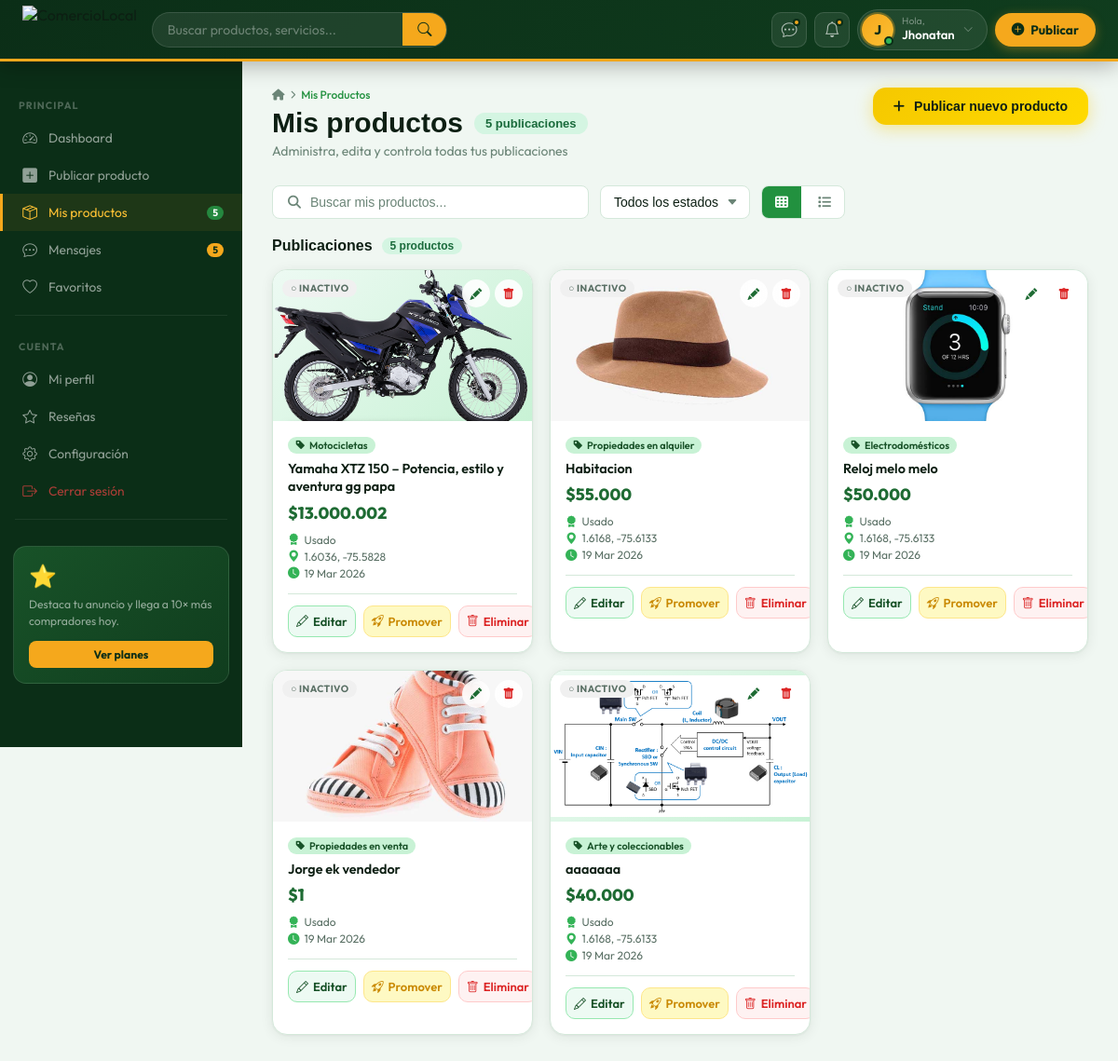
The app's page /src/app/misProductos.php (signed in) with its own data.
### tables this page shows
CREATE TABLE `products` (
  `id` int NOT NULL AUTO_INCREMENT,
  `title` varchar(150) DEFAULT NULL,
  `price` decimal(10,2) DEFAULT NULL,
  `description` text,
  `category_id` int DEFAULT NULL,
  `status` enum('disponible','vendido') DEFAULT NULL,
  `longitude` decimal(11,7) DEFAULT NULL,
  `latitude` decimal(10,7) DEFAULT NULL,
  `condition_type` enum('nuevo','usado','reacondicionado') NOT NULL,
  `user_id` int DEFAULT NULL,
  `created_at` timestamp NULL DEFAULT CURRENT_TIMESTAMP,
  `admin_status` enum('active','inactive','deleted') NOT NULL DEFAULT 'active',
  `updated_at` timestamp NULL DEFAULT NULL ON UPDATE CURRENT_TIMESTAMP,
  `promo_priority` tinyint unsigned NOT NULL DEFAULT '0' COMMENT '0=normal 1=basic 2=recommended 3=premium',
  PRIMARY KEY (`id`),
  KEY `category_id` (`category_id`),
  KEY `fk_user` (`user_id`),
  KEY `idx_admin_status` (`admin_status`,`status`),
  KEY `idx_created` (`created_at`),
  CONSTRAINT `fk_user` FOREIGN KEY (`user_id`) REFERENCES `users` (`id`) ON DELETE CASCADE,
  CONSTRAINT `products_ibfk_1` FOREIGN KEY (`category_id`) REFERENCES `categories` (`id`)
);

CREATE TABLE `product_images` (
  `id` int NOT NULL AUTO_INCREMENT,
  `product_id` int NOT NULL,
  `image_url` varchar(255) NOT NULL,
  PRIMARY KEY (`id`),
  KEY `product_id` (`product_id`),
  CONSTRAINT `product_images_ibfk_1` FOREIGN KEY (`product_id`) REFERENCES `products` (`id`) ON DELETE CASCADE
);

CREATE TABLE `categories` (
  `id` int NOT NULL AUTO_INCREMENT,
  `name` varchar(100) NOT NULL,
  PRIMARY KEY (`id`)
);

### src/app/misProductos.php (the view, shortened to what this page needs)
<?php
require_once(__DIR__ . '/../config/conexion.php');
$user = $_SESSION['user'];
$user_id = $user['id'];
$totalProducts = 0;
$sql_count = "SELECT COUNT(*) as total FROM products WHERE user_id = '$user_id'";
$rc = mysqli_query($conn, $sql_count);
if ($rc)
  $totalProducts = mysqli_fetch_assoc($rc)['total'];
?>
<!DOCTYPE html>
<html lang="es">
<head>
<link rel="stylesheet" href="https://cdnjs.cloudflare.com/ajax/libs/font-awesome/6.5.0/css/all.min.css">
<link rel="stylesheet" href="https://cdn.jsdelivr.net/npm/bootstrap-icons@1.11.3/font/bootstrap-icons.css">
<link rel="stylesheet" href="../style/misProductos.css">
<link rel="stylesheet" href="../style/dashborad.css">
</head>
<body>
<?php $basePath = '../';
include __DIR__ . '/../components/header.php'; ?>
<div class="page-shell">
        <aside class="sidebar">
            <div class="sb-section-label">Principal</div>
            <a class="sb-link" href="./dashboard.php"><i class="bi bi-speedometer2"></i> Dashboard</a>
            <a class="sb-link" href="./crear.php"><i class="bi bi-plus-square-fill"></i> Publicar producto</a>
            <a class="sb-link active" href="./misProductos.php">
                <i class="bi bi-box-seam"></i> Mis productos
                <span class="sb-badge"><?php echo $totalProducts; ?></span>
            </a>
            <a class="sb-link" href="./chat.php">
                <i class="bi bi-chat-dots"></i> Mensajes
                <span class="sb-badge yellow">5</span>
            </a>
            <a class="sb-link" href="#"><i class="bi bi-heart"></i> Favoritos</a>
            <div class="sb-divider"></div>
            <div class="sb-section-label">Cuenta</div>
            <a class="sb-link" href="./perfil.php"><i class="bi bi-person-circle"></i> Mi perfil</a>
            <a class="sb-link" href="#"><i class="bi bi-star"></i> Reseñas</a>
            <a class="sb-link" href="#"><i class="bi bi-gear"></i> Configuración</a>
            <a class="sb-link" href="../controller/logout.php" style="color:rgba(239,68,68,.7);">
                <i class="bi bi-box-arrow-right"></i> Cerrar sesión
            </a>
            <div class="sb-divider"></div>
            <div class="sb-promo">
                <div class="sb-promo-icon">⭐</div>
                <p>Destaca tu anuncio y llega a 10× más compradores hoy.</p>
                <a href="#">Ver planes</a>
            </div>
        </aside>
  <main class="main-content">
    <div class="page-header">
      <div class="page-title-group">
        <div class="page-breadcrumb">
          <i class="fas fa-home"></i>
          <i class="fas fa-chevron-right" style="font-size:9px"></i>
          <span>Mis Productos</span>
        </div>
        <h1 class="page-title">
          Mis productos
          <span class="page-title-badge"><?php echo $totalProducts; ?> publicaciones</span>
        </h1>
        <p class="page-subtitle">Administra, edita y controla todas tus publicaciones</p>
      </div>
      <a class="publish-btn publish-btn-alt" href="./crear.php" onclick="if(window.parent!==window){event.preventDefault();window.parent.document.querySelector('[data-tab=crear]')?.click();}">
        <i class="fas fa-plus"></i>
        Publicar nuevo producto
      </a>
    </div>
    <div class="controls-bar">
      <div class="search-box">
        <i class="fas fa-search"></i>
        <input type="text" placeholder="Buscar mis productos..." id="searchInput" oninput="filterProducts()">
      </div>
      <select class="filter-select" id="statusFilter" onchange="filterProducts()">
        <option value="all">Todos los estados</option>
      </select>
      <div class="view-toggle">
        <button class="view-btn active" onclick="setView('grid',this)" title="Cuadrícula"><i class="fas fa-th"></i></button>
        <button class="view-btn" onclick="setView('list',this)" title="Lista"><i class="fas fa-list"></i></button>
      </div>
    </div>
    <div class="section-header">
      <div class="section-title">
        Publicaciones
        <span class="section-count" id="productCount"><?php echo $totalProducts; ?> productos</span>
      </div>
    </div>
    <div class="products-grid" id="productsGrid">
      <?php
$sql = "SELECT p.*, c.name as category_name
              FROM products p
              LEFT JOIN categories c ON p.category_id = c.id
              WHERE p.user_id = '$user_id'
              ORDER BY p.id DESC";
$result = mysqli_query($conn, $sql);
if (mysqli_num_rows($result) === 0): ?>
        <div class="empty-state" style="grid-column:1/-1;display:flex;">
          <div class="empty-illustration">📦</div>
          <div class="empty-title">No tienes productos aún</div>
          <div class="empty-sub">¡Empieza a vender hoy! Publica tu primer producto y llega a miles de compradores locales.</div>
          <a class="publish-btn" style="margin:0 auto" href="./crear.php" onclick="if(window.parent!==window){event.preventDefault();window.parent.document.querySelector('[data-tab=crear]')?.click();}">
            <i class="fas fa-plus"></i> Publicar primer producto
          </a>
        </div>
      <?php
else: ?>
        <?php $card_i = 0;
  while ($row = mysqli_fetch_assoc($result)):
    $card_i++; ?>
          <div class="product-card" style="animation-delay:<?php echo $card_i * 0.07; ?>s;">
            <a href="./actions/detalleProducto.php?id=<?php echo $row['id']; ?>" target="_top">
              <div class="pc-img-slot">
                <?php
    $pid = $row['id'];
    $img_q = "SELECT * FROM product_images WHERE product_id = '$pid' LIMIT 1";
    $img_r = mysqli_query($conn, $img_q);
    $img_row = mysqli_fetch_assoc($img_r);
    if ($img_row): ?>
                  <img src="./productos/uploads/<?php echo htmlspecialchars($img_row['image_url']); ?>" alt="">
                <?php
    else: ?>
                  <i class="bi bi-box-seam"></i>
                <?php
    endif; ?>
                <div class="pc-status-badge <?php echo($row['status'] == 1) ? 'status-active' : 'status-inactive'; ?>">
                  <?php echo($row['status'] == 1) ? '● Activo' : '○ Inactivo'; ?>
                </div>
                <div class="pc-actions-top">
                  <a href="./edit_product.php?id=<?php echo $row['id']; ?>" class="pc-action-btn edit" title="Editar" target="_top">
                    <i class="bi bi-pencil-fill"></i>
                  </a>
                  <a href="./delete_product.php?id=<?php echo $row['id']; ?>" class="pc-action-btn del" title="Eliminar"
                    onclick="return confirm('¿Eliminar este producto?')" target="_top">
                    <i class="bi bi-trash-fill"></i>
                  </a>
                </div>
              </div>
              <div class="pc-body">
                <?php if (!empty($row['category_name'])): ?>
                  <div class="pc-category"><i class="bi bi-tag-fill"></i><?php echo htmlspecialchars($row['category_name']); ?></div>
                <?php
    endif; ?>
                <div class="pc-title"><?php echo htmlspecialchars($row['title']); ?></div>
                <div class="pc-price">$<?php echo number_format($row['price'], 0, ',', '.'); ?></div>
                <div class="pc-meta">
                  <?php if (!empty($row['condition_type'])): ?>
                    <div class="pc-meta-row">
                      <i class="bi bi-award-fill"></i>
                      <?php echo $row['condition_type'] === 'new' ? 'Nuevo' : 'Usado'; ?>
                    </div>
                  <?php
    endif; ?>
                  <?php if (!empty($row['latitude']) && !empty($row['longitude'])): ?>
                    <div class="pc-meta-row">
                      <i class="bi bi-geo-alt-fill"></i>
                      <?php echo round($row['latitude'], 4); ?>, <?php echo round($row['longitude'], 4); ?>
                    </div>
                  <?php
    endif; ?>
                  <div class="pc-meta-row">
                    <i class="bi bi-clock-fill"></i>
                    <?php echo !empty($row['created_at']) ? date('d M Y', strtotime($row['created_at'])) : 'Publicado'; ?>
                  </div>
                </div>
                <div class="pc-footer">
                  <a href="./edit_product.php?id=<?php echo $row['id']; ?>" class="pc-btn pc-btn-edit" target="_top">
                    <i class="bi bi-pencil"></i> Editar
                  </a>
                  <a href="./promociones.php?product_id=<?php echo $row['id']; ?>" class="pc-btn"
                    style="background:#fef9c3;color:#ca8a04;border:1.5px solid #fde68a;" target="_top">
                    <i class="bi bi-rocket-takeoff"></i> Promover
                  </a>
                  <a href="./delete_product.php?id=<?php echo $row['id']; ?>" class="pc-btn pc-btn-del"
                    onclick="return confirm('¿Seguro que deseas eliminar este producto?')" target="_top">
                    <i class="bi bi-trash"></i> Eliminar
                  </a>
                </div>
              </div>
            </a>
          </div>
        <?php
  endwhile; ?>
      <?php
endif; ?>
    </div>
  </main>
</div>
</body>
</html>

### src/style/header.css (style rules this page uses)
:root { --header-bg: #0b2e17; --header-bg2: #103d1e; --header-accent: #f5a81c; --header-accent-hover: #fcc034; --header-text: #fff; --header-text-soft: rgba(255, 255, 255, 0.55); --header-border: rgba(255, 255, 255, 0.12); --header-glass: rgba(255, 255, 255, 0.08); --header-glass-hover: rgba(255, 255, 255, 0.16); --header-h: 66px; }

### records on screen
products: product_images.image_url (picture), status "○ INACTIVO", category.name "Motocicletas", title "Yamaha XTZ 150 – Potencia, estilo y aventura gg papa", price "13.000.002", condition_type "nuevo" (drawn), latitude "1.6036", longitude "-75.5828", created_at "19 Mar 2026"
products: product_images.image_url (picture), status "○ INACTIVO", category.name "Propiedades en alquiler", title "Habitacion", price "55.000", condition_type "nuevo" (drawn), latitude "1.6168", longitude "-75.6133", created_at "19 Mar 2026"
products: product_images.image_url (picture), status "○ INACTIVO", category.name "Electrodomésticos", title "Reloj melo melo", price "50.000", condition_type "nuevo" (drawn), latitude "1.6168", longitude "-75.6133", created_at "19 Mar 2026"
products: product_images.image_url (picture), status "○ INACTIVO", category.name "Propiedades en venta", title "Jorge ek vendedor", price "1", condition_type "nuevo" (drawn), created_at "19 Mar 2026"
products: product_images.image_url (picture), status "○ INACTIVO", category.name "Arte y coleccionables", title "aaaaaaa", price "40.000", condition_type "nuevo" (drawn), latitude "1.6168", longitude "-75.6133", created_at "19 Mar 2026"

### other values on screen
$userInitial "J"
$userName "Jhonatan"
$totalProducts "5"
